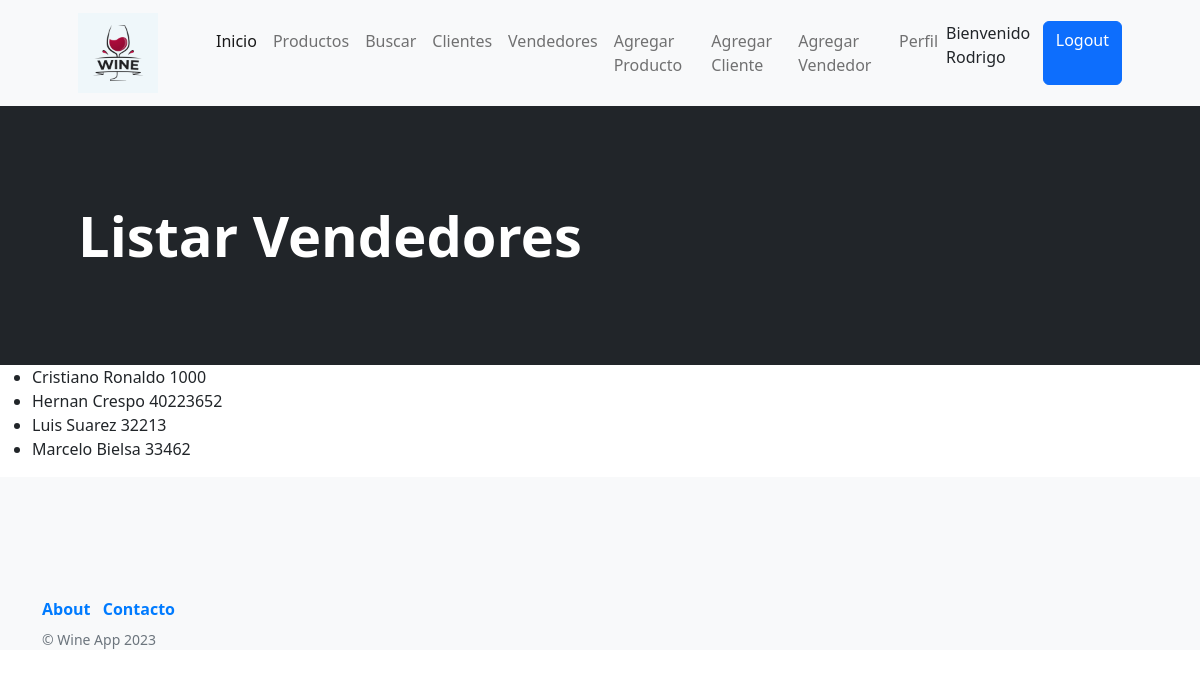
Page /wine_app/listar_vendedores (signed in) on the committed database.
### wine_app/models.py (models this page shows, shortened)
class Vendedores(models.Model):
    nombre = models.CharField(max_length=40)
    apellido = models.CharField(max_length=40)
    legajo = models.IntegerField()
    class Meta():
        verbose_name = 'Vendedor'
        verbose_name_plural = 'Vendedores'
        ordering = ('nombre',)
        unique_together = ('legajo',)

### wine_app/views.py (the view)
# urls.py: path('listar_vendedores', listar_vendedores, name='listar_vendedores'),
@login_required(login_url='/wine_app/login')
def listar_vendedores(req):
    lista = Vendedores.objects.all()
    return render(req, "listar_vendedores.html", {"listar_vendedores": lista})

### wine_app/templates/listar_vendedores.html (shortened to what this page needs)
{% extends 'padre.html' %}
{% block cambioCenter %}
<header class="bg-dark py-5">
    <div class="container px-4 px-lg-5 my-5">
        <div class="text-white text-lg-start">
            <h1 class="display-4 fw-bolder">Listar Vendedores</h1>
        </div>
    </div>
</header>
{% endblock cambioCenter %}
{% block contenidoQueCambia %}
<body>
    <ul>
        {% for vendedor in listar_vendedores %}
            <li>{{vendedor.nombre}} {{vendedor.apellido}} {{vendedor.legajo}}</li>
        {% endfor %}
    </ul>
</body>
{% endblock contenidoQueCambia %}

### wine_app/templates/navbar.html (shortened to what this page needs)
<nav class="navbar navbar-expand-lg navbar-light bg-light">
    <div class="container px-4 px-lg-5">
        <a class="navbar-brand" href="/wine_app/inicio">
            <img src="/static/images/logo.png" alt="Logo WineApp" style="width: 80px; height: 80px; margin-right: 10px;">
          </a>
        <div class="collapse navbar-collapse" id="navbarSupportedContent">
            <ul class="navbar-nav me-auto mb-2 mb-lg-0 ms-lg-4">
                <li class="nav-item"><a class="nav-link active" aria-current="page" href="/wine_app/inicio">Inicio</a></li>
                <li class="nav-item"><a class="nav-link" href="{% url 'listar_productos' %}">Productos</a></li>
                <li class="nav-item"><a class="nav-link" href="{% url 'busquedaProducto' %}">Buscar</a></li>
                <li class="nav-item"><a class="nav-link" href="{% url 'listar_clientes' %}">Clientes</a></li>
                <li class="nav-item"><a class="nav-link" href="{% url 'listar_vendedores' %}">Vendedores</a></li>
                <li class="nav-item"><a class="nav-link" href="{% url 'agregar_producto' %}">   Agregar Producto</a></li>
                <li class="nav-item"><a class="nav-link" href="{% url 'agregar_cliente' %}">Agregar Cliente</a></li>
                <li class="nav-item"><a class="nav-link" href="{% url 'agregar_vendedor' %}">Agregar Vendedor</a></li>
                  <li class="nav-item"><a class="nav-link" href="{% url 'EditarPerfil' %}"> Perfil </a></li>
                {% if user.is_authenticated %}
                    <p>Bienvenido {{user.username}} </p>
                    <a class="btn btn-primary" href="{% url 'Logout' %}">Logout</a>
                {% else %}
                    <a class="btn btn-primary" href="{% url 'Login' %}">Login</a>
                    <a class="btn btn-primary" href="{% url 'Registrar' %}">Registrar</a>
                {% endif %}
                    </ul>
        </div>
    </div>
</nav>

### wine_app/templates/padre.html (style rules this page uses)
a { text-decoration: none; color: #007BFF; font-weight: bold; transition: color 0.5s; }

### rows in the picture
Vendedores: nombre "Cristiano", apellido "Ronaldo", legajo "1000"
Vendedores: nombre "Hernan", apellido "Crespo", legajo "40223652"
Vendedores: nombre "Luis", apellido "Suarez", legajo "32213"
Vendedores: nombre "Marcelo", apellido "Bielsa", legajo "33462"

### other values in the picture
{{ user.username }} "Rodrigo"
